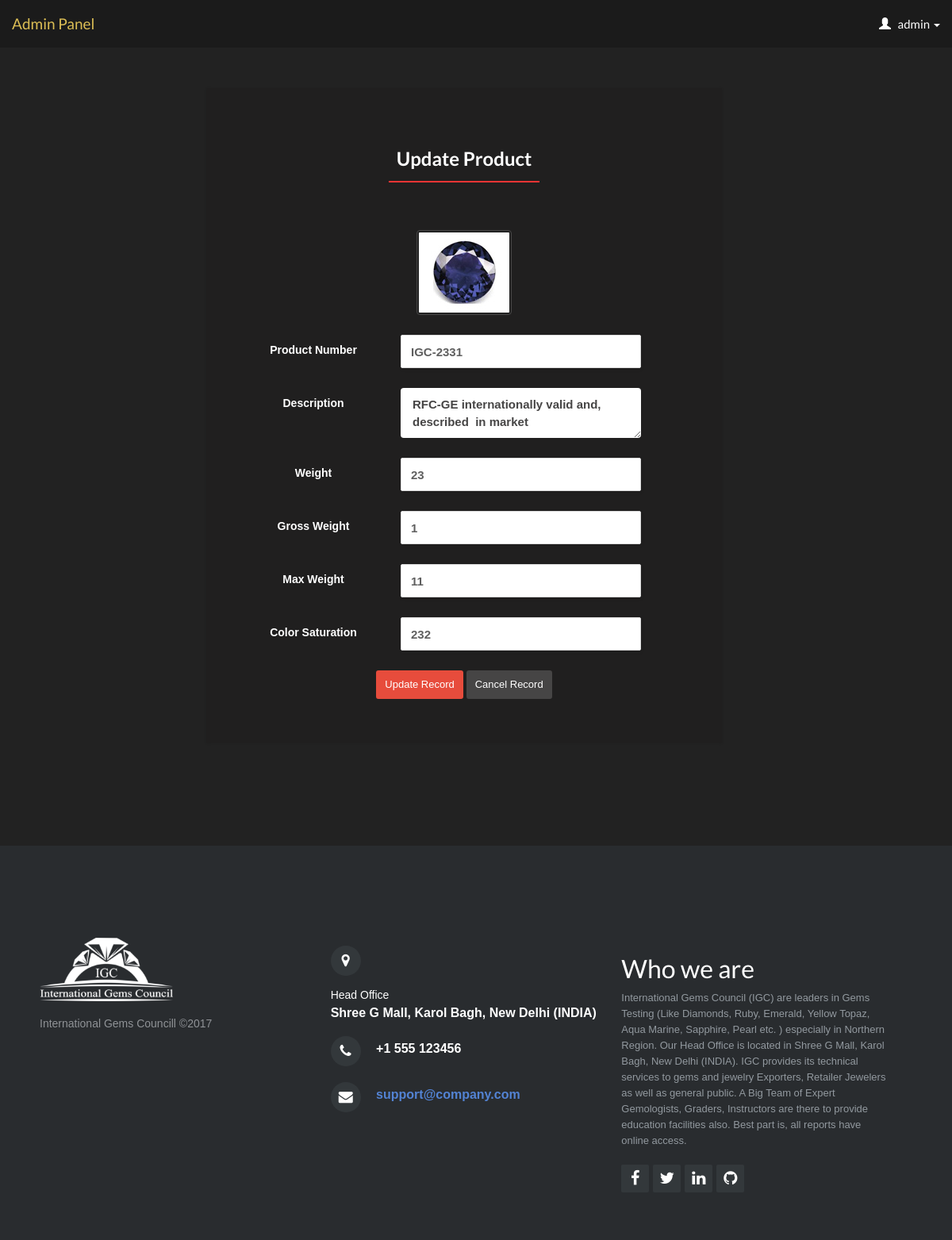
The app's page /admin/edit_product.php?id=66 (signed in) with its own data.
### tables this page shows
CREATE TABLE `jproducts` (
  `id` int(20) NOT NULL,
  `ctype` varchar(2) NOT NULL DEFAULT 'JC',
  `product_no` varchar(50) NOT NULL,
  `description` varchar(1000) NOT NULL,
  `weight` varchar(30) NOT NULL,
  `clarity` varchar(30) NOT NULL,
  `gross_weight` varchar(30) NOT NULL,
  `diamond_weight` varchar(30) NOT NULL,
  `color_stwt` varchar(30) NOT NULL,
  `product_image` varchar(100) NOT NULL,
  `date_created` datetime NOT NULL DEFAULT CURRENT_TIMESTAMP
);

### admin/edit_product.php (the view, shortened to what this page needs)
<?php include"../includes/database.php";?>
<?php include "includes/header_admin.php";?>
<?php include "includes/navigation_admin.php"; ?>
 <div class="container-fluid">
            <div class="row register-form">
                <div class="col-md-8 col-md-offset-2">
                    <form class="form-horizontal custom-form cust_back" method="post">
                        <h1 style="color:white;">Update Product</h1>
                        <?php
                            if (isset($_GET['id'])) {
                                $updating_product_number = mysqli_real_escape_string($connection, trim($_GET['id']));
                            }
                                $query = "SELECT * FROM jproducts WHERE id = {$updating_product_number}";
                                 $fetch_query = mysqli_query($connection, $query);
                                  while($row = mysqli_fetch_assoc($fetch_query)){
                                    $product_number = $row["product_no"];
                                    $description    = $row["description"];
                                    $gross_weight   = $row["gross_weight"];
                                    $weight         = $row['weight'];
                                    $diamond_weight = $row['diamond_weight'];
                                    $color_stwt     = $row["color_stwt"];
                                    $product_image  = $row["product_image"];
                                }
                            ?>
                        <div class="form-group">
                            <img class="img-thumbnail img-responsive"src="assets/img/<?php echo "$product_image"?>">
                        </div>
                        <div class="form-group">
                            <div class="col-sm-4">
                                <label class="control-label cust_label" >Product Number</label>
                            </div>
                            <div class="col-sm-7 input-column">
                                <input class="form-control" type="text" value="<?php echo "$product_number" ?>" name="product_number" >
                            </div>
                        </div>
                        <div class="form-group">
                            <div class="col-sm-4">
                                <label class="control-label cust_label" >Description </label>
                            </div>
                            <div class="col-sm-7 input-column">
                                <textarea class="form-control" type="text" name="description"><?php echo stripslashes($description); ?></textarea>
                            </div>
                        </div>
                        <div class="form-group">
                            <div class="col-sm-4">
                                <label class="control-label cust_label" >Weight </label>
                            </div>
                            <div class="col-sm-7 input-column">
                                <input class="form-control" type="text" value="<?php echo "$weight" ?>" name="weight">
                            </div>
                        </div>
                        <div class="form-group">
                            <div class="col-sm-4">
                                <label class="control-label cust_label" >Gross Weight</label>
                            </div>
                            <div class="col-sm-7 input-column">
                                <input class="form-control" type="text" value="<?php echo "$gross_weight" ?>" name="gross_weight">
                            </div>
                        </div>
                        <div class="form-group">
                            <div class="col-sm-4">
                                <label class="control-label cust_label" >Max Weight</label>
                            </div>
                            <div class="col-sm-7 input-column">
                                <input class="form-control" type="text" value="<?php echo "$diamond_weight" ?>" name="diamond_weight">
                            </div>
                        </div>
                        <div class="form-group">
                            <div class="col-sm-4">
                                <label class="control-label cust_label" >Color Saturation</label>
                            </div>
                            <div class="col-sm-7 input-column">
                                <input class="form-control" type="text" value="<?php echo "$color_stwt" ?>" name="color_stwt">
                            </div>
                        </div>
                        <button class="btn btn-danger btn-sm " type="submit" name="update">Update Record</button>
                        <button class="btn btn-default btn-sm " type="reset" name="reset">Cancel Record</button>
                    </form>
                </div>
            </div>
        </div>
<?php include "includes/footer_admin.php";?>

### admin/assets/css/admin.css (style rules this page uses)
.row { margin-left:-15px; margin-right:-15px; margin-top:61px; width:100%; }
.row { margin-left:-15px; margin-right:-15px; margin-top:61px; }

### admin/assets/css/Pretty-Registration-Form.css (style rules this page uses)
.register-form form.custom-form { padding:55px; box-sizing:border-box; background-color:#201f1f; box-shadow:0 1px 3px 0 rgba(0, 0, 0, 0.1); font:bold 14px sans-serif; text-align:center; margin:50px; color:#333; }
.register-form .custom-form h1 { display:inline-block; color:#4c565e; font-size:24px; font-weight:bold; padding:0 10px 15px; margin-bottom:60px; border-bottom:2px solid rgb(248,52,52); }
.register-form .custom-form .form-group { margin-bottom:25px; }
.register-form .custom-form .input-column { color:#5f5f5f; text-align:left; }
.register-form .custom-form .input-column input { color:#5f5f5f; box-shadow:1px 2px 4px 0 rgba(0, 0, 0, 0.08); padding:12px; border:1px solid #dbdbdb; border-radius:2px; height:42px; }

### admin/assets/css/edit_reg.css (style rules this page uses)
.row { margin-left:-15px; margin-right:-15px; margin-top:61px; }
.cust_label { color: white; }

### assets/css/user.css (style rules this page uses)
.row { margin-left:-15px; margin-right:-15px; margin-top:61px; }

### records on screen
jproducts: product_image (picture), product_number "IGC-2331", description "RFC-GE internationally valid and, described in market", weight "23", gross_weight "1", diamond_weight "11", color_stwt "232"

### other values on screen
$user "admin"
